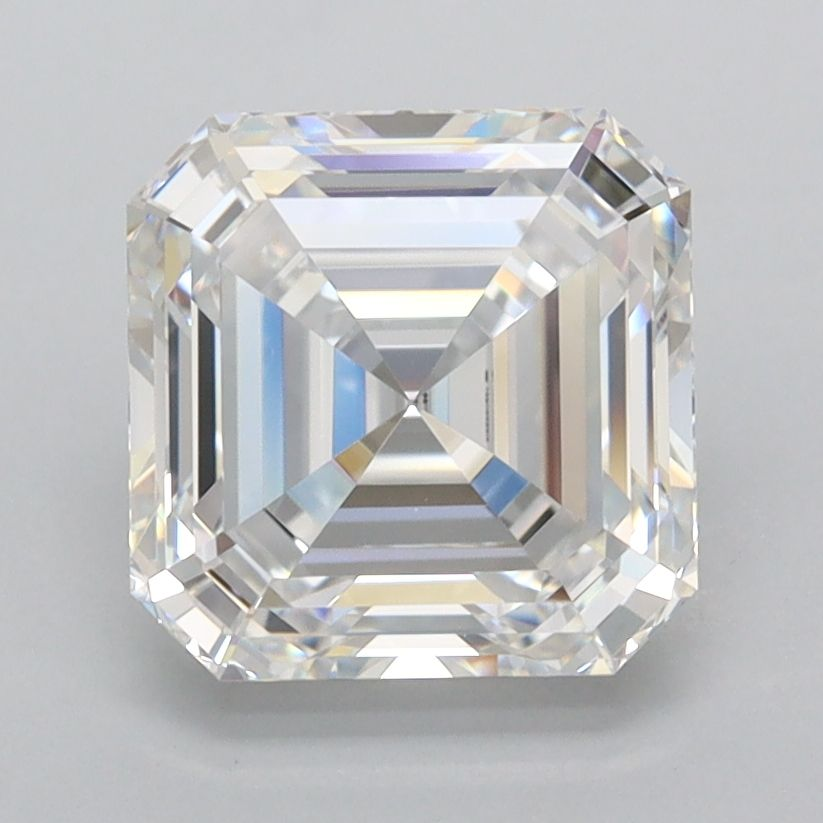
#> input picture resources/IGI-LG811638512/artifacts/IGI-LG811638512-faceup-original.jpg, 823 x 823 px
$ python asscher_profile_physical_evidence.py --image ../resources/IGI-LG811638512/artifacts/IGI-LG811638512-faceup-original.jpg --output out.png
#> lines starting #> are read from the running program, lines starting #| are printed output that depends on the picture
### diamond360/asscher_profile_feasibility.py
"""Target-blind profile-photo feasibility diagnostics for issue #91 / PR A.

This module intentionally DOES NOT infer facet identities or angles. Generic
line candidates and their visual evidence are the only fitted output. The
separate, future estimator may consume the frozen measurement contract.
"""
from __future__ import annotations

import argparse
import hashlib
import json
from pathlib import Path

import numpy as np
from PIL import Image, ImageDraw
from scipy import ndimage as ndi

SCHEMA = "diamond360-asscher-profile-feasibility/1"
ORIGINAL_PROFILE_SHA256 = "0d0d87dfd9d4090dc21d03173b9260abe00556b40c6df05e19fad310fa0bd3a3"
ORIGINAL_PROFILE_SIZE = (410, 319)
SLOTS = ("P1", "P2", "P3", "C1")
SIDES = ("left", "right")

# Image-only specification. No reference/expert angle values or numeric targets.
POLICY = {
    "coordinate_system": "image_xy_origin_top_left_y_down",
    "geometry_coordinate_system": "pixels_centered_on_image",
    "input_color": "encoded_rgb_rec709_weighted_gray",
    "gaussian_sigma_px": 1.1,
    "roi_margin_fraction": 0.07,
    "edgel_percentile": 94.0,
    "hough_angle_min_deg": -75,
    "hough_angle_max_deg": 75,
    "hough_step_deg": 3,
    "hough_rho_bin_px": 1,
    "max_candidate_lines": 14,
    "peak_suppression_angle_deg": 6,
    "peak_suppression_rho_px": 9,
    "min_relative_vote": 0.23,
    "line_support_tolerance_px": 2.0,
    "max_connected_support_gap_px": 8.0,
    "min_connected_support_span_px": 18.0,
    "min_connected_support_edgels": 8,
    "landmark_policy": "proposals_only_no_semantic_assignment",
    "projection_policy": "not_assessed_until_side_facet_visibility_check",
    "ambiguity_policy": "all_facet_slots_unavailable_until_independent_extractor",
}


def canonical_sha256(value):
    return hashlib.sha256(
        json.dumps(value, sort_keys=True, separators=(",", ":")).encode("utf-8")
    ).hexdigest()


def _hash_file(path):
    digest = hashlib.sha256()
    with Path(path).open("rb") as stream:
        for part in iter(lambda: stream.read(1024 * 1024), b""):
            digest.update(part)
    return digest.hexdigest()


def _roi_bounds(width, height):
    margin = POLICY["roi_margin_fraction"]
    x0 = max(1, round(width * margin))
    y0 = max(1, round(height * margin))
    x1 = min(width - 1, round(width * (1.0 - margin)))
    y1 = min(height - 1, round(height * (1.0 - margin)))
    return x0, y0, x1, y1


def _edge_evidence(rgb):
    gray = np.asarray(rgb, np.float64) @ np.array([0.2126, 0.7152, 0.0722])
    smooth = ndi.gaussian_filter(gray, POLICY["gaussian_sigma_px"], mode="reflect")
    gx = ndi.sobel(smooth, axis=1, mode="reflect") / 8.0
    gy = ndi.sobel(smooth, axis=0, mode="reflect") / 8.0
    energy = np.hypot(gx, gy)
    h, w = gray.shape
    x0, y0, x1, y1 = _roi_bounds(w, h)
    roi = energy[y0:y1, x0:x1]
    cutoff = float(np.percentile(roi, POLICY["edgel_percentile"]))
    # A constant or extremely flat source must fail closed; never select
    # all pixels just because the quantile threshold happens to be zero.
    usable = bool(np.max(roi) > 1.0 / 255.0 and cutoff > 1e-8)
    mask = np.zeros((h, w), dtype=bool)
    if usable:
        mask[y0:y1, x0:x1] = roi >= cutoff
    return energy, mask, cutoff, [x0, y0, x1, y1]


# [26 lines left out: function _line_segment, not called in this run]


def _supported_segment(angle, rho, width, height, xs, ys, weights):
    """Return the strongest contiguous edge-supported portion of a Hough line.

    A Hough vote is global and may aggregate disconnected optical edges; an
    image-wide line is therefore not valid segment evidence. We use only
    measured nearby edgels and refuse candidates without sustained support.
    """
    theta = np.deg2rad(angle)
    tangent = np.array([np.cos(theta), np.sin(theta)])
    normal = np.array([-np.sin(theta), np.cos(theta)])
    centre = np.array([(width - 1) / 2.0, (height - 1) / 2.0])
    points = np.column_stack((xs, ys)).astype(float) - centre
    residual = np.abs(points @ normal - rho)
    supported = residual <= POLICY["line_support_tolerance_px"]
    if int(np.count_nonzero(supported)) < POLICY["min_connected_support_edgels"]:
        return None
    along = points[supported] @ tangent
    supported_weights = weights[supported]
    order = np.argsort(along, kind="stable")
    along, supported_weights = along[order], supported_weights[order]
    split = np.flatnonzero(np.diff(along) > POLICY["max_connected_support_gap_px"]) + 1
    groups = np.split(np.arange(len(along)), split)
    candidates = []
    for group in groups:
        if len(group) < POLICY["min_connected_support_edgels"]:
            continue
        lo, hi = float(along[group[0]]), float(along[group[-1]])
        span = hi - lo
        if span < POLICY["min_connected_support_span_px"]:
            continue
        candidates.append((float(np.sum(supported_weights[group])), span, len(group), lo, hi))
    if not candidates:
        return None
    strength, span, count, lo, hi = max(candidates)
    endpoints = []
    for t in (lo, hi):
        pt = centre + normal * rho + tangent * t
        endpoints.append([round(float(v), 3) for v in pt])
    if any(
        x < -2.1 or x > width + 1.1 or y < -2.1 or y > height + 1.1
        for x, y in endpoints
    ):
        return None
    endpoints = [
        [round(float(np.clip(x, 0, width - 1)), 3),
         round(float(np.clip(y, 0, height - 1)), 3)]
        for x, y in endpoints
    ]
    return {
        "supported_segment_xy_px": endpoints,
        "support_edgel_count": int(count),
        "support_span_px": round(span, 3),
        "support_vote_strength": round(strength, 6),
        "support_policy": "strongest_connected_run_not_full_hough_line",
    }


def _line_candidates(energy, mask):
    h, w = energy.shape
    ys, xs = np.nonzero(mask)
    if len(xs) == 0:
        return []
    cx, cy = (w - 1) / 2.0, (h - 1) / 2.0
    px = xs.astype(float) - cx
    py = ys.astype(float) - cy
    weights = energy[ys, xs]
    max_rho = int(np.ceil(np.hypot(w, h))) + 2
    angles = np.arange(
        POLICY["hough_angle_min_deg"],
        POLICY["hough_angle_max_deg"] + 1,
        POLICY["hough_step_deg"],
    )
    rows = []
    for angle in angles:
        theta = np.deg2rad(angle)
        rhos = np.rint(-px * np.sin(theta) + py * np.cos(theta)).astype(int)
        accumulator = np.bincount(
            np.clip(rhos + max_rho, 0, 2 * max_rho),
            weights=weights,
            minlength=2 * max_rho + 1,
        )
        peaks = np.flatnonzero(
            (accumulator == ndi.maximum_filter1d(accumulator, size=13))
            & (accumulator > 0)
        )
        for index in peaks:
            score = float(accumulator[index])
            rows.append((score, int(angle), int(index - max_rho)))
    if not rows:
        return []
    rows.sort(key=lambda item: (-item[0], item[1], item[2]))
    maximum = rows[0][0]
    selected = []
    for score, angle, rho in rows:
        if score < POLICY["min_relative_vote"] * maximum:
            break
        if any(
            abs(angle - old["image_line_angle_deg"]) <= POLICY["peak_suppression_angle_deg"]
            and abs(rho - old["signed_normal_offset_px"]) <= POLICY["peak_suppression_rho_px"]
            for old in selected
        ):
            continue
        segment = _supported_segment(angle, rho, w, h, xs, ys, weights)
        if segment is None:
            continue
        selected.append({
            "candidate_id": "line-%02d" % (len(selected) + 1),
            "status": "candidate_only",
            "image_line_angle_deg": int(angle),
            "signed_normal_offset_px": int(rho),
            "vote_strength": round(score, 6),
            "relative_vote": round(score / maximum, 6),
            **segment,
            "facet_identity": None,
            "evidence_type": "weighted_gradient_hough",
        })
        if len(selected) >= POLICY["max_candidate_lines"]:
            break
    return selected


def _horizontal_band_proposals(lines, width, height):
    """Image-coordinate hypotheses, not table/girdle identification.

    These are only centrally located horizontal edge runs at coarse height
    ranges. The geometry intervals are deliberately broad and no candidate
    is assigned a physical facet or final anatomical identity.
    """
    proposals = {}
    for name, lo, hi in (
        ("upper_central_band", 0.15, 0.38),
        ("lower_central_band", 0.60, 0.78),
    ):
        eligible = []
        for line in lines:
            if abs(line["image_line_angle_deg"]) > 3:
                continue
            (x0, y0), (x1, y1) = line["supported_segment_xy_px"]
            xmid, ymid = (x0 + x1) / 2, (y0 + y1) / 2
            if (
                lo * height <= ymid <= hi * height
                and 0.23 * width <= xmid <= 0.77 * width
                and line["support_span_px"] >= 0.10 * width
            ):
                eligible.append(line)
        best = max(eligible, key=lambda x: (x["support_span_px"], x["support_vote_strength"])) if eligible else None
        proposals[name] = {
            "status": "candidate_only" if best else "unavailable",
            "line_candidate_id": best["candidate_id"] if best else None,
            "reason": "coarse_vertical_position_only_anatomy_not_confirmed",
        }
    return proposals


def _empty_slots():
    return {
        side: {
            facet: {
                "status": "unavailable",
                "provenance": "not_measured_pr_a",
                "reason": "semantic_line_assignment_deferred_to_pr_b",
                "apparent_angle_deg": None,
                "uncertainty_deg": None,
                "image_support": [],
                "fit_residual_px": None,
            }
            for facet in SLOTS
        }
        for side in SIDES
    }


def analyse_image(image_path, expected_sha256=None):
    """Produce generic image evidence; never load expert comparison targets."""
    image_path = Path(image_path)
    image_sha = _hash_file(image_path)
    if expected_sha256 is not None and image_sha != expected_sha256:
        raise ValueError("source image SHA-256 differs from required original")
    with Image.open(image_path) as im:
        rgb = np.asarray(im.convert("RGB"), dtype=np.uint8)
    height, width = rgb.shape[:2]
    if min(width, height) < 64:
        raise ValueError("profile diagnostic requires at least 64 pixels per axis")
    energy, mask, cutoff, roi = _edge_evidence(rgb)
    lines = _line_candidates(energy, mask)
    edgels = np.column_stack(np.nonzero(mask))
    if len(edgels):
        ylo, xlo = np.percentile(edgels, 5, axis=0)
        yhi, xhi = np.percentile(edgels, 95, axis=0)
        activity_box = [round(float(v), 2) for v in (xlo, ylo, xhi, yhi)]
    else:
        activity_box = None
    status = "review" if lines else "unavailable"
    return {
        "schema_version": SCHEMA,
        "purpose": "image_only_profile_feasibility_not_facet_angle_extraction",
        "source": {
            "sha256": image_sha,
            "width_px": width,
            "height_px": height,
            "role": "candidate_profile_photo",
            "archived_original_match": (
                image_sha == ORIGINAL_PROFILE_SHA256
                and (width, height) == ORIGINAL_PROFILE_SIZE
            ),
        },
        "policy": POLICY,
        "policy_sha256": canonical_sha256(POLICY),
        "status": status,
        "status_reasons": (
            ["generic_lines_detected_but_semantic_assignment_unassessed"]
            if lines else ["insufficient_generic_edge_evidence"]
        ),
        "image_evidence": {
            "roi_xyxy_px": roi,
            "gradient_threshold": round(cutoff, 8),
            "selected_edgel_count": int(np.count_nonzero(mask)),
            "activity_bbox_xyxy_px": activity_box,
            "activity_bbox_semantics": "edge_activity_only_not_verified_silhouette",
            "line_candidates": lines,
            "horizontal_band_proposals": _horizontal_band_proposals(lines, width, height),
        },
        "landmark_assessment": {
            name: {
                "status": "not_assessed",
                "reason": "candidate_edges_are_not_anatomically_identified_in_pr_a",
            }
            for name in ("table", "girdle", "outline", "culet")
        },
        "projection_suitability": {
            "status": "not_assessed",
            "reasons": [
                "table_level_not_yet_verified",
                "pavilion_side_facet_visibility_not_yet_verified",
                "camera_projection_not_calibrated",
            ],
        },
        "semantic_measurements": _empty_slots(),
    }, rgb, energy


# [41 lines left out: functions write_diagnostics, main, not called in this run]


# [2 lines that do not run on import are left out]

### diamond360/asscher_profile_physical_evidence.py
"""Issue #91 PR B1: classify profile evidence before attempting facet geometry.

This module explicitly refuses to equate reflected/virtual-facet contrast with
a polished facet junction. The only task here is provenance-preserving review
input; NO facet angle estimator, automatic semantic assignment or expert-target
access is present.
"""
from __future__ import annotations

import argparse
import json
from pathlib import Path

from . import asscher_profile_feasibility as feasibility

SCHEMA = "diamond360-asscher-profile-physical-evidence/1"
REVIEW_POLICY = {
    "allowed_input": "one source image only; no expert comparison target",
    "source_coordinates": "original_image_xy_origin_top_left",
    "candidate_policy": "generic edges are unclassified appearance evidence",
    "physical_boundary_policy": (
        "only separately traced and corroborated source-image contour or "
        "surface-junction evidence may be proposed as physical; even manual "
        "annotation remains an image-derived hypothesis, not physical truth"
    ),
    "semantic_policy": (
        "no P1/P2/P3/C1 assignment from contrast, line order or nearest "
        "expected angle; physical projection must be assessed separately"
    ),
    "measurement_policy": (
        "all eight angle slots unavailable until independent geometric "
        "correspondence and table reference have been reviewed"
    ),
    "target_values_policy": "never imported or read in extraction or annotation QC",
}
CANDIDATE_CLASS = "unclassified_image_edge"
PHYSICAL_CANDIDATE_CLASSES = (
    "external_silhouette_candidate",
    "visible_surface_junction_candidate",
    "table_edge_candidate",
    "girdle_edge_candidate",
    "culet_candidate",
)
NON_PHYSICAL_CLASSES = (
    "optical_contrast_only",
    "ambiguous_or_occluded",
    "unclassified_image_edge",
)
CLASSIFICATIONS = PHYSICAL_CANDIDATE_CLASSES + NON_PHYSICAL_CLASSES
LANDMARKS = ("table_left", "table_right", "girdle_left", "girdle_right", "culet")
FACETS = feasibility.SLOTS
SIDES = feasibility.SIDES


def make_review_template(image_path, expected_sha256=None):
    """Use generic edges to *locate review tasks*, never to assign facets."""
    diagnostic, _, _ = feasibility.analyse_image(image_path, expected_sha256)
#> in analyse_image, im is the input picture: PIL image 823x823 RGB; mean R, G, B 191.1, 191.9, 193.5
#> in _edge_evidence, `gray = np.asarray(rgb, np.float64) @ np.array([0.2126, 0.7152, 0.0722])`:
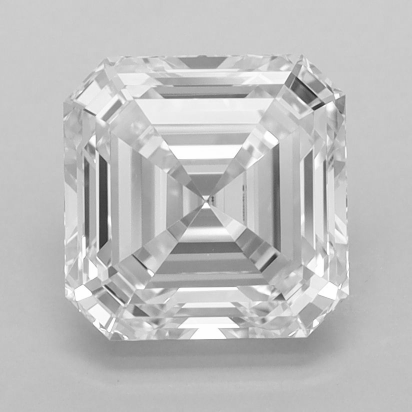
#> gray: shape (823, 823) float64 (shown at 1/2 size); min 24.58, max 255, mean 191.8
#> in _edge_evidence, `gx = ndi.sobel(smooth, axis=1, mode="reflect") / 8.0`:
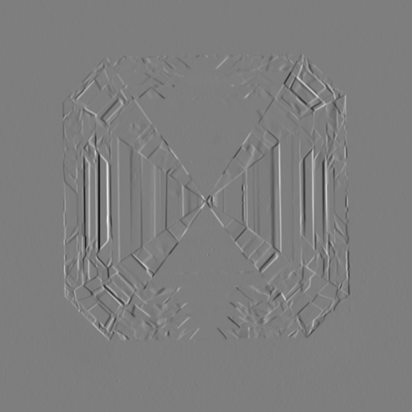
#> gx: shape (823, 823) float64 (shown at 1/2 size); min -50.42, max 51.42, mean 0; drawn with min black and max white
#> in _edge_evidence, `gy = ndi.sobel(smooth, axis=0, mode="reflect") / 8.0`:
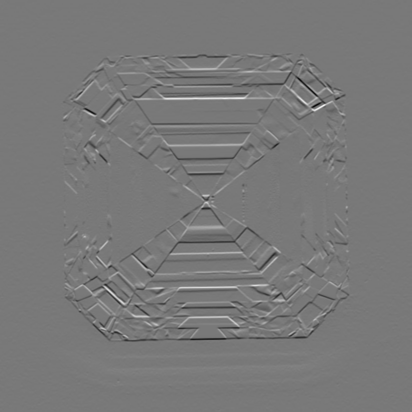
#> gy: shape (823, 823) float64 (shown at 1/2 size); min -38.12, max 42.19, mean 0; drawn with min black and max white
#> in _edge_evidence, `energy = np.hypot(gx, gy)`:
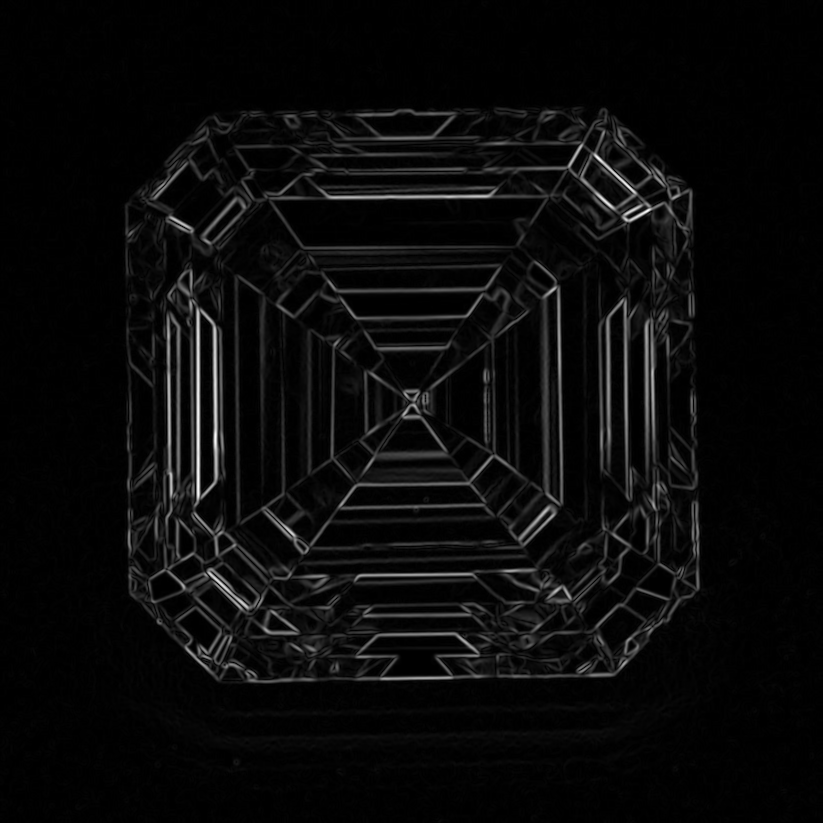
#> energy: shape (823, 823) float64; min 0, max 51.51, mean 2.1; drawn with min black and max white
#> (the rest of the program and of its run is left out)
